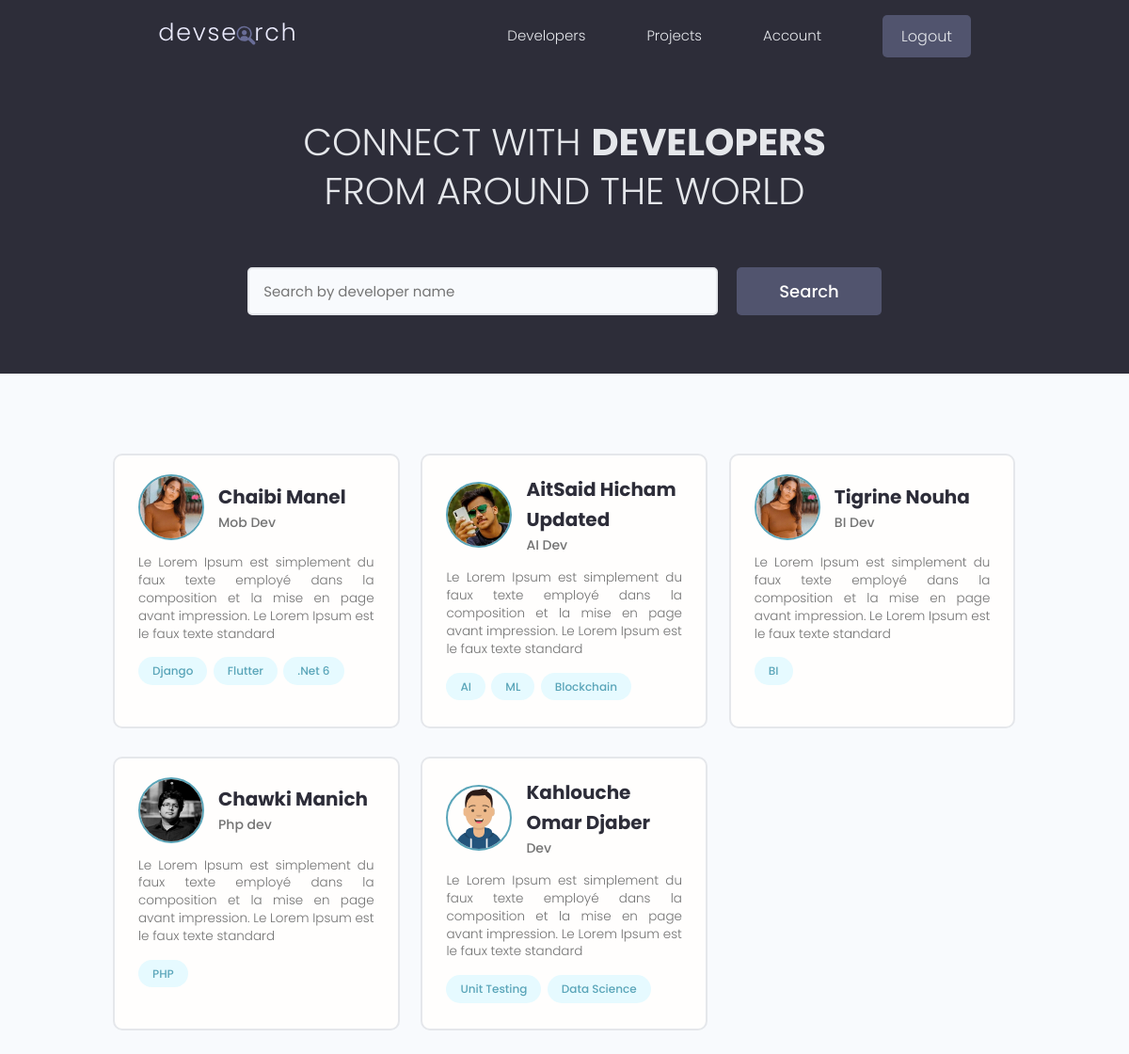
The app's page / (signed in) with its own data.
### users/models.py (models this page shows, shortened)
class Profile(models.Model):
    user = models.OneToOneField(
        User, on_delete=models.CASCADE, null=True, blank=True)
    name = models.CharField(max_length=200, blank=True, null=True)
    email = models.EmailField(max_length=500, blank=True, null=True)
    username = models.CharField(max_length=200, blank=True, null=True)
    location = models.CharField(max_length=200, blank=True, null=True)
    short_intro = models.CharField(max_length=200, blank=True, null=True)
    bio = models.TextField(blank=True, null=True)
    profile_image = models.ImageField(
        null=True, blank=True, upload_to='profiles/', default="profiles/user-default.png")
    social_github = models.CharField(max_length=200, blank=True, null=True)
    social_twitter = models.CharField(max_length=200, blank=True, null=True)
    social_linkedin = models.CharField(max_length=200, blank=True, null=True)
    social_youtube = models.CharField(max_length=200, blank=True, null=True)
    social_website = models.CharField(max_length=200, blank=True, null=True)
    created = models.DateTimeField(auto_now_add=True)
    id = models.UUIDField(default=uuid.uuid4, unique=True,
                          primary_key=True, editable=False)

class Skill(models.Model):
    owner = models.ForeignKey(
        Profile, on_delete=models.CASCADE, null=True, blank=True)
    name = models.CharField(max_length=200, blank=True, null=True)
    description = models.TextField(null=True, blank=True)
    created = models.DateTimeField(auto_now_add=True)
    id = models.UUIDField(default=uuid.uuid4, unique=True,
                          primary_key=True, editable=False)
    def __str__(self):
        return str(self.name)

### users/views.py (the view)
# urls.py: path('', views.profiles, name="profiles"),
def profiles(request):
    profiles = Profile.objects.all()
    context = {'profiles': profiles}
    return render(request, 'users/profiles.html', context)

### users/templates/users/profiles.html (shortened to what this page needs)
{% extends 'main.html' %}
{% block content %}
<main class="home">
    <section class="hero-section text-center">
        <div class="container container--narrow">
            <div class="hero-section__box">
                <h2>CONNECT WITH <span>DEVELOPERS</span></h2>
                <h2>FROM AROUND THE WORLD</h2>
            </div>
            <div class="hero-section__search">
                <form class="form" action="#" method="get">
                  <div class="form__field">
                    <input class="input input--text" id="formInput#search" type="text" name="text"
                      placeholder="Search by developer name" />
                  </div>
                  <input class="btn btn--sub btn--lg" type="submit" value="Search" />
                </form>
              </div>
        </div>
    </section>
    <section class="devlist">
        <div class="container">
            <div class="grid grid--three">
                {% for profile in profiles %}
                <div class="column card">
                    <div class="dev">
                        <a href="{% url 'user-profile' profile.id %}" class="card__body">
                            <div class="dev__profile">
                                <img class="avatar avatar--md" src="{{ profile.profile_image.url }}" alt="image" />
                                <div class="dev__meta">
                                    <h3>{{profile.name}}</h3>
                                    <h5>{{profile.short_intro|slice:"60"}}</h5>
                                </div>
                            </div>
                            <p class="dev__info">{{profile.bio|slice:"150"}}</p>
                            <div class="dev__skills">
                                {% for skill in profile.skill_set.all|slice:"5" %}
                                <span class="tag tag--pill tag--main">
                                    <small>{{skill}}</small>
                                </span>
                                {% endfor %}
                            </div>
                        </a>
                    </div>
                </div>
                {% endfor %}
            </div>
        </div>
    </section>
</main>
{% endblock content %}

### static/styles/app.css (style rules this page uses)
:root { --color-sub: #2d2d39; }
.btn--sub { background-color: var(--color-sub-light); }
.card { border: 2px solid var(--color-light); }
img { width: 100%; }
.hero-section { height: 40vh; display: flex; align-items: center; background-color: var(--color-sub); }
.hero-section__box { margin-bottom: 4rem; }
.hero-section__box > h2, .hero-section__box > h2 > span { font-size: 4rem; color: var(--color-light); line-height: 1.3; text-transform: uppercase; }
.hero-section__box > h2 { font-weight: 300; }
.hero-section__box > h2 > span { font-weight: 700; }
.hero-section__search > .form { display: flex; align-items: center; justify-content: center; gap: 2rem; }
.hero-section__search > .form input.input--text { width: 50rem; }
.devlist { margin-top: 8rem; }
.devlist .grid { align-items: stretch; }
.devlist .dev .dev__profile { display: flex; align-items: center; gap: 1.5rem; }
.devlist .dev .dev__meta h3 { color: var(--color-sub); font-size: 2rem; font-weight: 700; }
.devlist .dev .dev__meta h5 { color: var(--color-text); font-size: 1.4rem; font-weight: 500; }
.devlist .dev .dev__info { margin: 1.5rem 0; font-size: 1.35rem; line-height: 1.4; text-align: justify; }

### static/uikit/styles/modules/_variables.css (style rules this page uses)
:root { --color-main: #5aa5b9; --color-main-light: #e6faff; --color-sub: #3f4156; --color-sub-light: #51546e; --color-sub-lighter: #ededfd; --color-text: #737373; --color-gray: #8b8b8b; --color-light: #e5e7eb; --color-light-gray: #767676; --color-bg: #f8fafd; --color-white: #fffefd; --color-white-light: #f3f3f3; --color-success: #359e64; --color-success-bg: #def8e8; --color-error: #fc4b0b; --color-error-bg: #fff2ee; --font-base: 'Poppins', arial, helvetica, 'Segoe UI', roboto, ubuntu, sans-serif; --font-monospace: 'Fira Code', 'Courier New', courier, monospace; --font-regular: 300; --font-medium: 500; --font-bold: 700; --generic-shadow: 1px 1px 5px #00000010; --generic-transition: all 0.3s ease-in-out; }

### static/uikit/styles/modules/_base.css (style rules this page uses)
* { margin: 0; padding: 0; box-sizing: border-box; text-rendering: optimizeLegibility; color: inherit; font-size: inherit; }
html { font-size: 50%; }
@media only screen and (min-width: 480px) { html { font-size: 56.25%; } }
@media only screen and (min-width: 1200px) { html { font-size: 62.5%; } }
body { line-height: 1.6; font-weight: 400; font-size: 1.5rem; color: var(--color-text); background-color: var(--color-bg); min-height: 100vh; }

### static/uikit/styles/modules/_typography.css (style rules this page uses)
* { font-family: var(--font-base); }
h2 { font-size: 3.6rem; font-weight: var(--font-bold); }
h3 { font-size: 3.2rem; font-weight: var(--font-medium); }
h5 { font-size: 2.4rem; font-weight: var(--font-medium); }
h5, h6 { font-weight: var(--font-regular); }
p, span, strong { font-size: 1.6rem; color: var(--color-text); font-weight: var(--font-regular); }
a { padding-bottom: 2px; text-decoration: none; display: inline-block; color: var(--color-main); font-weight: var(--font-medium); }

### static/uikit/styles/modules/_utilities.css (style rules this page uses)
.container { width: 92%; max-width: 165rem; margin: 0 auto; box-sizing: border-box; }
.container--narrow { width: 92%; max-width: 120rem; }
@media screen and (min-width: 1000px) { .container { width: 90%; } }
@media screen and (min-width: 1000px) { .container--narrow { width: 85%; } }
@media screen and (min-width: 1200px) { .container { width: 80%; } }
@media screen and (min-width: 1200px) { .container--narrow { width: 72%; } }
.text-center { text-align: center; }

### static/uikit/styles/modules/_avatar.css (style rules this page uses)
.avatar { border-radius: 50%; border: 2px solid var(--color-main); object-fit: cover; }
.avatar--md { height: 7rem; width: 7rem; }

### static/uikit/styles/modules/_button.css (style rules this page uses)
.btn { display: inline-block; position: relative; cursor: pointer; background-color: var(--color-light); font-weight: var(--font-medium); color: var(--color-sub); text-decoration: none; padding: 1rem 2rem; border-radius: 0.5rem; border: none; width: -webkit-fit-content; width: -moz-fit-content; width: fit-content; height: -webkit-fit-content; height: -moz-fit-content; height: fit-content; font-size: 1.6rem; outline-width: 0; outline-color: transparent; -webkit-backface-visibility: hidden; backface-visibility: hidden; transition: all 0.3s ease-in-out; }
.btn--sub { background-color: var(--color-sub); color: var(--color-white); }
.btn--lg { font-size: 1.8rem; padding: 1.2rem 4.5rem; }

### static/uikit/styles/modules/_card.css (style rules this page uses)
.card { border-radius: 1rem; background-color: var(--color-white); border: 1.5px solid var(--color-light); width: auto; height: auto; margin-top: 0.5rem; margin-bottom: 0.5rem; overflow: hidden; }
.card__body, .card__header { padding: 2rem 2.5rem; }

### records on screen
Profile: profile_image (picture), name "Chaibi Manel", short_intro "Mob Dev", bio "Le Lorem Ipsum est simplement du faux texte employé dans la composition et la mise en page avant impression. Le Lorem Ipsum est le faux texte standard"
Skill: name "Django"
Skill: name "Flutter"
Skill: name ".Net 6"
Profile: profile_image (picture), name "AitSaid Hicham Updated", short_intro "AI Dev", bio "Le Lorem Ipsum est simplement du faux texte employé dans la composition et la mise en page avant impression. Le Lorem Ipsum est le faux texte standard"
Skill: name "AI"
Skill: name "ML"
Skill: name "Blockchain"
Profile: profile_image (picture), name "Tigrine Nouha", short_intro "BI Dev", bio "Le Lorem Ipsum est simplement du faux texte employé dans la composition et la mise en page avant impression. Le Lorem Ipsum est le faux texte standard"
Skill: name "BI"
Profile: profile_image (picture), name "Chawki Manich", short_intro "Php dev", bio "Le Lorem Ipsum est simplement du faux texte employé dans la composition et la mise en page avant impression. Le Lorem Ipsum est le faux texte standard"
Skill: name "PHP"
Profile: profile_image (picture), name "Kahlouche Omar Djaber", short_intro "Dev", bio "Le Lorem Ipsum est simplement du faux texte employé dans la composition et la mise en page avant impression. Le Lorem Ipsum est le faux texte standard"
Skill: name "Unit Testing"
Skill: name "Data Science"
